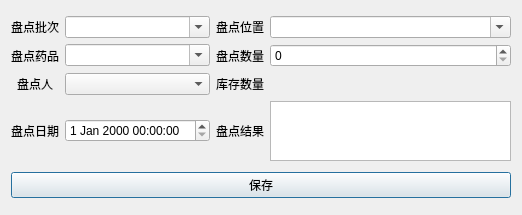
<?xml version="1.0" encoding="UTF-8"?>
<ui version="4.0">
 <class>InventoryCountDialog</class>
 <widget class="QDialog" name="InventoryCountDialog">
  <property name="geometry">
   <rect>
    <x>0</x>
    <y>0</y>
    <width>522</width>
    <height>215</height>
   </rect>
  </property>
  <property name="windowTitle">
   <string>Dialog</string>
  </property>
  <layout class="QGridLayout" name="gridLayout_2">
   <item row="0" column="0">
    <layout class="QGridLayout" name="gridLayout">
     <item row="3" column="3">
      <widget class="QPlainTextEdit" name="inventory_count_plainTextEdit">
       <property name="sizePolicy">
        <sizepolicy hsizetype="Fixed" vsizetype="Fixed">
         <horstretch>0</horstretch>
         <verstretch>0</verstretch>
        </sizepolicy>
       </property>
       <property name="minimumSize">
        <size>
         <width>100</width>
         <height>0</height>
        </size>
       </property>
       <property name="maximumSize">
        <size>
         <width>16777215</width>
         <height>60</height>
        </size>
       </property>
      </widget>
     </item>
     <item row="3" column="0">
      <widget class="QLabel" name="label_4">
       <property name="text">
        <string>盘点日期</string>
       </property>
       <property name="alignment">
        <set>Qt::AlignmentFlag::AlignCenter</set>
       </property>
      </widget>
     </item>
     <item row="0" column="0">
      <widget class="QLabel" name="label_7">
       <property name="text">
        <string>盘点批次</string>
       </property>
       <property name="alignment">
        <set>Qt::AlignmentFlag::AlignCenter</set>
       </property>
      </widget>
     </item>
     <item row="0" column="1">
      <widget class="QComboBox" name="inventory_count_batch_combox">
       <property name="editable">
        <bool>true</bool>
       </property>
      </widget>
     </item>
     <item row="1" column="0">
      <widget class="QLabel" name="label">
       <property name="text">
        <string>盘点药品</string>
       </property>
       <property name="alignment">
        <set>Qt::AlignmentFlag::AlignCenter</set>
       </property>
      </widget>
     </item>
     <item row="2" column="1">
      <widget class="QComboBox" name="inventory_count_user_comboBox"/>
     </item>
     <item row="3" column="1">
      <widget class="QDateTimeEdit" name="inventory_count_dateTimeEdit"/>
     </item>
     <item row="1" column="1">
      <widget class="QComboBox" name="inventory_count_drug_comboBox">
       <property name="editable">
        <bool>true</bool>
       </property>
      </widget>
     </item>
     <item row="2" column="3">
      <widget class="QLabel" name="actual_quantity_lab">
       <property name="text">
        <string/>
       </property>
       <property name="alignment">
        <set>Qt::AlignmentFlag::AlignCenter</set>
       </property>
      </widget>
     </item>
     <item row="1" column="3">
      <widget class="QSpinBox" name="inventory_count_number_suspinBox">
       <property name="maximum">
        <number>999999999</number>
       </property>
      </widget>
     </item>
     <item row="3" column="2">
      <widget class="QLabel" name="label_5">
       <property name="text">
        <string>盘点结果</string>
       </property>
       <property name="alignment">
        <set>Qt::AlignmentFlag::AlignCenter</set>
       </property>
      </widget>
     </item>
     <item row="2" column="0">
      <widget class="QLabel" name="label_2">
       <property name="text">
        <string>盘点人</string>
       </property>
       <property name="alignment">
        <set>Qt::AlignmentFlag::AlignCenter</set>
       </property>
      </widget>
     </item>
     <item row="2" column="2">
      <widget class="QLabel" name="label_6">
       <property name="text">
        <string>库存数量</string>
       </property>
       <property name="alignment">
        <set>Qt::AlignmentFlag::AlignCenter</set>
       </property>
      </widget>
     </item>
     <item row="1" column="2">
      <widget class="QLabel" name="label_3">
       <property name="text">
        <string>盘点数量</string>
       </property>
       <property name="alignment">
        <set>Qt::AlignmentFlag::AlignCenter</set>
       </property>
      </widget>
     </item>
     <item row="0" column="2">
      <widget class="QLabel" name="label_8">
       <property name="text">
        <string>盘点位置</string>
       </property>
       <property name="alignment">
        <set>Qt::AlignmentFlag::AlignCenter</set>
       </property>
      </widget>
     </item>
     <item row="0" column="3">
      <widget class="QComboBox" name="inventory_count_location_combox">
       <property name="editable">
        <bool>true</bool>
       </property>
      </widget>
     </item>
    </layout>
   </item>
   <item row="1" column="0">
    <widget class="QPushButton" name="inventory_count_save_btn">
     <property name="text">
      <string>保存</string>
     </property>
    </widget>
   </item>
  </layout>
 </widget>
 <resources/>
 <connections/>
</ui>
